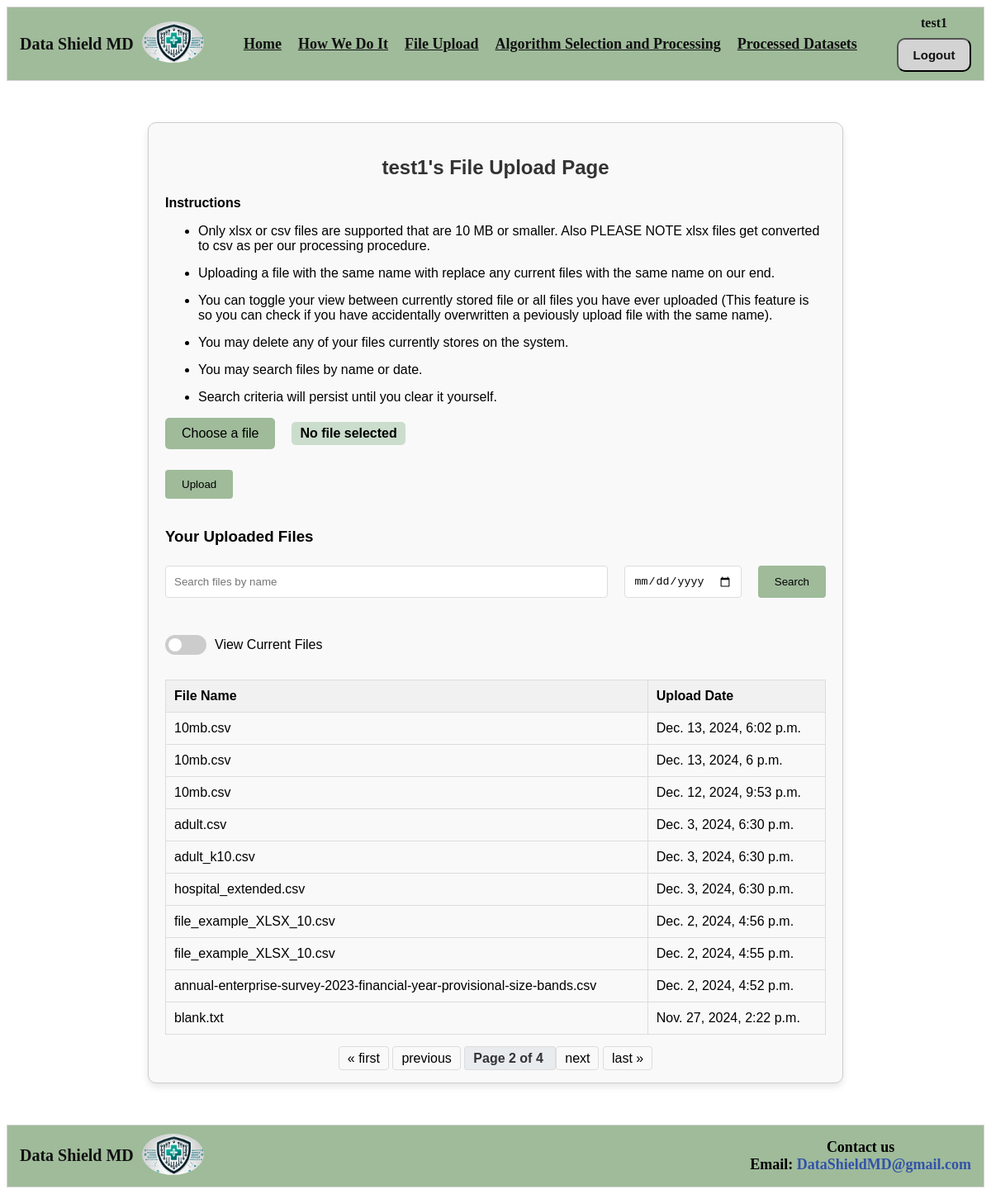
The app's page /upload/?page=2 (signed in) with its own data.
### DataShieldMDApp/models.py (models this page shows, shortened)
class Dataset(models.Model):
    user = models.ForeignKey(User, on_delete=models.CASCADE)  # Links to the auth_user table
    filename = models.CharField(max_length=255)  # Original file name
    upload_date = models.DateTimeField(auto_now_add=True)  # Timestamp of upload
    file_path = models.CharField(max_length=255)  # Path to the uploaded file

### DataShieldMDApp/views.py (the view, shortened to what this page needs)
# urls.py: path('upload/', views.upload_file, name='upload_file'),
@login_required
def upload_file(request):
    form = FileUploadForm()
    if request.method == 'POST':
        if 'file' in request.FILES:
            form = FileUploadForm(request.POST, request.FILES)
            if form.is_valid():
                file = form.cleaned_data['file']
                user_dir = os.path.join(settings.MEDIA_ROOT, request.user.username, 'uploads')
                os.makedirs(user_dir, exist_ok=True)
                saved_filename = handle_uploaded_file(file, user_dir)
                Dataset.objects.create(
                    user=request.user,
                    filename=saved_filename,
                    file_path=os.path.join(user_dir, saved_filename)
                )
                messages.success(request, f"{file} was successfully uploaded!")
                return redirect('upload_file')  # Refresh the page
            else:
                messages.error(request, "Something went wrong uploading your file. Please try again.")
        elif 'delete_file' in request.POST:
            file_to_delete = request.POST.get('delete_file')
            user_dir = os.path.join(settings.MEDIA_ROOT, request.user.username, 'uploads')
            file_path = os.path.join(user_dir, file_to_delete)
            if os.path.exists(file_path):
                os.remove(file_path)
                messages.success(request, f"Your file was successfully deleted!")
            return redirect('upload_file')
            messages.error(request, "No file was selected for upload. Please try again.")
    else:
        form = FileUploadForm()
    search_query = request.GET.get('search', '')
    search_date = request.GET.get('search_date', '')
    view_mode = request.GET.get('view_mode', '')
    uploaded_files = Dataset.objects.filter(user=request.user).order_by('-upload_date')
    if search_query:
        uploaded_files = uploaded_files.filter(filename__icontains=search_query)
    if search_date:
        try:
            search_date_obj = datetime.strptime(search_date, '%Y-%m-%d')
            uploaded_files = uploaded_files.filter(upload_date__date=search_date_obj.date())
        except ValueError:
            pass
    paginator = Paginator(uploaded_files, 10)
    page_number = request.GET.get('page')
    page_obj = paginator.get_page(page_number)
    return render(request, 'file_upload.html', {
        'form': form,
        'page_obj': page_obj,
        'search_query': search_query,
        'search_date': search_date,
        'view_mode': view_mode,
    })

### DataShieldMDApp/forms.py (shortened to what this page needs)
class FileUploadForm(forms.Form):
    file = forms.FileField(required=True,label="Select a file")
    MAX_FILE_SIZE = 10 * 1024 * 1024
    """
    Simple custom validation for uploaded file type and size constraints.
    """

### DataShieldMDApp/templates/file_upload.html (shortened to what this page needs)
{% extends 'partials/base.html' %}
{% block content %}
<div class="file-upload-container">
    <h2>{{ user.username }}'s File Upload Page</h2>
    <p><b>Instructions</b></p>
    <ul>
        <li>Only xlsx or csv files are supported that are 10 MB or smaller. Also PLEASE NOTE xlsx files get converted to csv as per our processing procedure.</li>
        <li>Uploading a file with the same name with replace any current files with the same name on our end.</li>
        <li>You can toggle your view between currently stored file or all files you have ever uploaded (This feature is so you can check if you have accidentally overwritten a peviously upload file with the same name).</li>
        <li>You may delete any of your files currently stores on the system.</li>
        <li>You may search files by name or date.</li>
        <li>Search criteria will persist until you clear it yourself.</li>
    </ul>
    <form method="post" enctype="multipart/form-data">
        <div class="file-upload">
            <label for="file-input" class="file-label">Choose a file</label>
            <span id="file-name">No file selected</span>
        </div>
        <button type="submit" class="btn">Upload</button>
    </form>
    <h3>Your Uploaded Files</h3>
    <form method="get" class="search-form">
        <div class="search-row">
            <input type="text" name="search" placeholder="Search files by name" value="{{ request.GET.search }}">
            <input type="date" name="search_date" placeholder="Search by date" value="{{ request.GET.search_date }}">
            <button type="submit" class="btn">Search</button>
        </div>
        <div class="toggle-switch">
            <label class="switch">
                <span class="slider"></span>
            </label>
            <span>View Current Files</span>
        </div>
    </form>
    <table>
        <thead>
            <tr>
                <th>File Name</th>
                <th>Upload Date</th>
            </tr>
        </thead>
        <tbody>
            {% for file in page_obj.object_list %}
            <tr>
                <td>{{ file.filename }}</td>
                <td>{{ file.upload_date }}</td>
            </tr>
            {% empty %}
            <tr>
                <td colspan="{% if view_mode == 'current' %}3{% else %}2{% endif %}" class="empty">No files found</td>
            </tr>
            {% endfor %}
        </tbody>
    </table>
    <div class="pagination">
        <span class="step-links">
            {% if page_obj.has_previous %}
                <a href="?page=1{% if search_query %}&search={{ search_query }}{% endif %}">&laquo; first</a>
                <a href="?page={{ page_obj.previous_page_number }}{% if search_query %}&search={{ search_query }}{% endif %}">previous</a>
            {% endif %}
            <span class="current">
                Page {{ page_obj.number }} of {{ page_obj.paginator.num_pages }}
            </span>
            {% if page_obj.has_next %}
                <a href="?page={{ page_obj.next_page_number }}{% if search_query %}&search={{ search_query }}{% endif %}">next</a>
                <a href="?page={{ page_obj.paginator.num_pages }}{% if search_query %}&search={{ search_query }}{% endif %}">last &raquo;</a>
            {% endif %}
        </span>
    </div>
</div>
{% endblock %}

### DataShieldMDApp/templates/partials/header.html
{% load static %}
<nav class="navbar-header">
    <div class="logo-section">
        <span>Data Shield MD</span>
        <div class="logo">
            <a href="{% url 'home' %}">
                <img src="{% static 'img/DataShieldMDlogo.jpg' %}" alt="Data Shield MD Logo">
            </a>
        </div>
    </div>
    <div class="center-section">
        {% if user.is_authenticated %}
            <ul>
                <li><a href="{% url 'home' %}">Home</a></li>
                <li><a href="{% url 'how_we_do_it' %}">How We Do It</a></li>
                <li><a href="{% url 'upload_file' %}">File Upload</a></li>
                <li><a href="{% url 'algorithm_selection' %}">Algorithm Selection and Processing</a></li>
                <li><a href="{% url 'processed_datasets' %}">Processed Datasets</a></li>
            </ul>
        {% else %}
            <ul>
                <li><a href="{% url 'home' %}">Home</a></li>
                <li><a href="{% url 'how_we_do_it' %}">How We Do It</a></li>
            </ul>
        {% endif %}
    </div>
    <div class="auth-section">
        {% if user.is_authenticated %}
            <div class="user-info">
                <span class="username">{{ user.username }}</span>
                <button class="auth-btn"><a href="{% url 'logout' %}">Logout</a></button>
            </div>
        {% else %}
            <button class="auth-btn"><a href="{% url 'login' %}">Login</a></button>
            <button class="auth-btn"><a href="{% url 'register' %}">Register</a></button>
        {% endif %}
    </div>
</nav>

### DataShieldMDApp/static/css/style.css (style rules this page uses)
.navbar-header { background-color: #9fbb9a; font-family: calibri; display: flex; justify-content: space-between; align-items: center; padding: 10px 15px; border: 1px solid lightgray; }
.logo-section { display: flex; align-items: center; }
.logo-section .logo img { width: 75px; height: 50px; border-radius: 65%; margin-left: 10px; }
.logo-section span { font-size: 20px; font-weight: 600; color: #111111; }
.user-info { display: flex; flex-direction: column; align-items: center; gap: 5px; }
.username { font-size: 16px; font-weight: bold; color: #111111; margin-bottom: 4px; }
.center-section ul { display: flex; gap: 20px; list-style: none; padding: 0; margin: 0; }
.center-section li a { color: #111111; font-size: 18px; font-weight: bold; text-decoration: none; transition: color 0.3s ease; text-decoration: underline; }
.auth-section { display: flex; align-items: center; gap: 10px; }
.auth-btn { font-size: 0.9rem; cursor: pointer; background-color: lightgray; border-radius: 10px; padding: 10px; width: 90px; transition: background-color 0.3s ease; }
.auth-btn a { color: #111111; font-weight: bold; font-size: 15px; text-decoration: none; }
.file-upload-container { max-width: 800px; margin: 50px auto; padding: 20px; background: #f9f9f9; border: 1px solid #ccc; border-radius: 10px; box-shadow: 0 4px 8px rgba(0, 0, 0, 0.1); font-family: Arial, sans-serif; }
.file-upload-container h2 { text-align: center; color: #333; margin-bottom: 20px; }
.file-upload-container form { margin-bottom: 30px; }
.file-upload-container form input, .file-upload-container form button { padding: 10px; margin: 5px 0; border: 1px solid #ddd; border-radius: 4px; }
.file-upload-container form input[type="text"] { width: calc(100% - 22px); }
.file-upload-container .btn { background-color: #9fbb9a; color: #000000; cursor: pointer; border: none; border-radius: 4px; padding: 10px 20px; transition: background-color 0.3s ease; }
.file-upload-container .search-form { display: flex; justify-content: space-between; gap: 10px; }
.file-upload-container .search-form input { flex-grow: 1; margin-right: 10px; }
.file-upload-container table { width: 100%; border-collapse: collapse; margin-top: 20px; }
.file-upload-container table th, .file-upload-container table td { border: 1px solid #ddd; padding: 10px; text-align: left; }
.file-upload-container table th { background-color: #f1f1f1; }
.file-upload-container table tr:nth-child(even) { background-color: #f9f9f9; }
.file-upload { display: flex; align-items: center; gap: 10px; margin-bottom: 20px; }
.file-label { padding: 10px 20px; background-color: #9fbb9a; color: #000000; border: none; border-radius: 5px; cursor: pointer; transition: background-color 0.3s ease; }
#file-name { font-weight: bold; font-size: 16px; color: #000000; background-color: #cbddcc; padding: 5px 10px; border-radius: 5px; margin-left: 10px; display: inline-block; }
.pagination { margin-top: 20px; display: flex; justify-content: center; gap: 10px; }
.pagination .step-links a { color: #000000; text-decoration: none; padding: 5px 10px; border: 1px solid #ddd; border-radius: 4px; transition: background-color 0.3s ease; }
.pagination .step-links .current { font-weight: bold; padding: 5px 10px; border: 1px solid #ddd; border-radius: 4px; background-color: #e9ecef; color: #333; }
.search-form { display: flex; flex-direction: column; gap: 10px; margin-bottom: 20px; }
.search-row { display: flex; flex-direction: row; gap: 10px; margin-bottom: 20px; / }
.toggle-switch { display: flex; align-items: center; gap: 10px; justify-content: flex-start; margin-top: 10px; }
.switch { position: relative; display: inline-block; width: 50px; height: 24px; }
.slider { position: absolute; cursor: pointer; top: 0; left: 0; right: 0; bottom: 0; background-color: #ccc; transition: 0.4s; border-radius: 34px; }
.slider:before { position: absolute; content: ""; height: 16px; width: 16px; left: 4px; bottom: 4px; background-color: white; transition: 0.4s; border-radius: 50%; }
.file-upload-container li { margin-bottom: 15px; }

### records on screen
Dataset: filename "10mb.csv", upload_date "Dec. 13, 2024, 6:02 p.m."
Dataset: filename "10mb.csv", upload_date "Dec. 13, 2024, 6 p.m."
Dataset: filename "10mb.csv", upload_date "Dec. 12, 2024, 9:53 p.m."
Dataset: filename "adult.csv", upload_date "Dec. 3, 2024, 6:30 p.m."
Dataset: filename "adult_k10.csv", upload_date "Dec. 3, 2024, 6:30 p.m."
Dataset: filename "hospital_extended.csv", upload_date "Dec. 3, 2024, 6:30 p.m."
Dataset: filename "file_example_XLSX_10.csv", upload_date "Dec. 2, 2024, 4:56 p.m."
Dataset: filename "file_example_XLSX_10.csv", upload_date "Dec. 2, 2024, 4:55 p.m."
Dataset: filename "annual-enterprise-survey-2023-financial-year-provisional-size-bands.csv", upload_date "Dec. 2, 2024, 4:52 p.m."
Dataset: filename "blank.txt", upload_date "Nov. 27, 2024, 2:22 p.m."

### other values on screen
{{ user.username }} "test1"
{{ page_obj.number }} "2"
{{ page_obj.paginator.num_pages }} "4"
